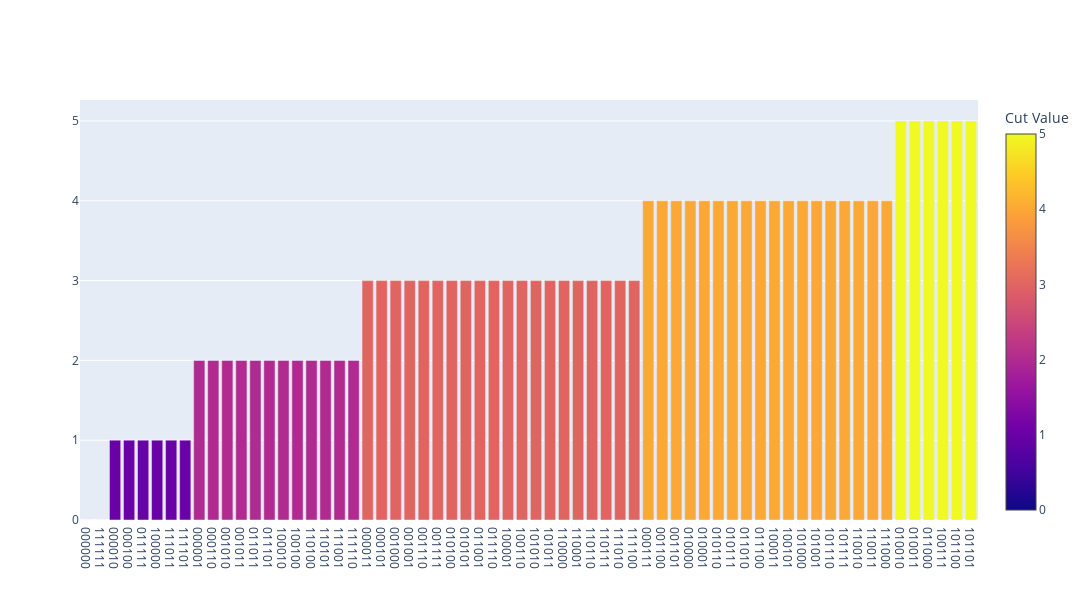

Notebook code for this chart:
### Code cell
plot_maxcut_histogram(G)

### Figure 1 — Plotly figure (JSON) as saved in the notebook; plotly's stock layout.template omitted (floating-point values rounded to 4 significant figures)
{"data": [{"marker": {"color": [0, 0, 1, 1, 1, 1, 1, 1, 2, 2, 2, 2, 2, 2, 2, 2, 2, 2, 2, 2, 3, 3, 3, 3, 3, 3, 3, 3, 3, 3, 3, 3, 3, 3, 3, 3, 3, 3, 3, 3, 4, 4, 4, 4, 4, 4, 4, 4, 4, 4, 4, 4, 4, 4, 4, 4, 4, 4, 5, 5, 5, 5, 5, 5], "colorbar": {"title": {"text": "Cut Value"}}, "colorscale": [[0, "#0d0887"], [0.1111, "#46039f"], [0.2222, "#7201a8"], [0.3333, "#9c179e"], [0.4444, "#bd3786"], [0.5556, "#d8576b"], [0.6667, "#ed7953"], [0.7778, "#fb9f3a"], [0.8889, "#fdca26"], [1, "#f0f921"]]}, "type": "bar", "x": ["000000", "111111", "000010", "000100", "011111", "100000", "111011", "111101", "000001", "000110", "001010", "001011", "011011", "011101", "100010", "100100", "110100", "110101", "111001", "111110", "000011", "000101", "001000", "001001", "001110", "001111", "010100", "010101", "011001", "011110", "100001", "100110", "101010", "101011", "110000", "110001", "110110", "110111", "111010", "111100", "000111", "001100", "001101", "010000", "010001", "010110", "010111", "011010", "011100", "100011", "100101", "101000", "101001", "101110", "101111", "110010", "110011", "111000", "010010", "010011", "011000", "100111", "101100", "101101"], "y": [0, 0, 1, 1, 1, 1, 1, 1, 2, 2, 2, 2, 2, 2, 2, 2, 2, 2, 2, 2, 3, 3, 3, 3, 3, 3, 3, 3, 3, 3, 3, 3, 3, 3, 3, 3, 3, 3, 3, 3, 4, 4, 4, 4, 4, 4, 4, 4, 4, 4, 4, 4, 4, 4, 4, 4, 4, 4, 5, 5, 5, 5, 5, 5]}], "layout": {"height": 600, "width": 1500, "xaxis": {"type": "category"}}}
